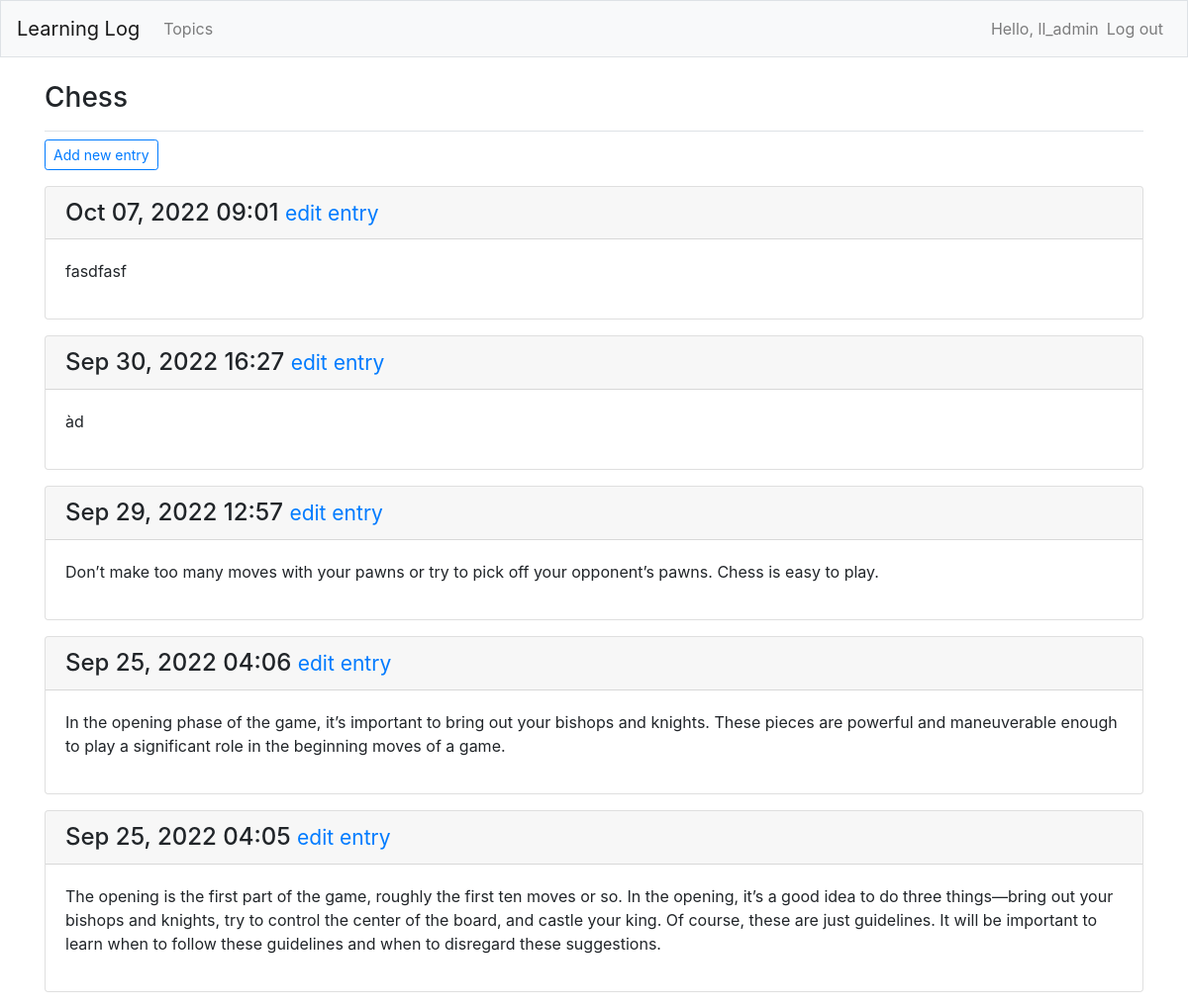
The app's page /topics/1/ (signed in), older data.
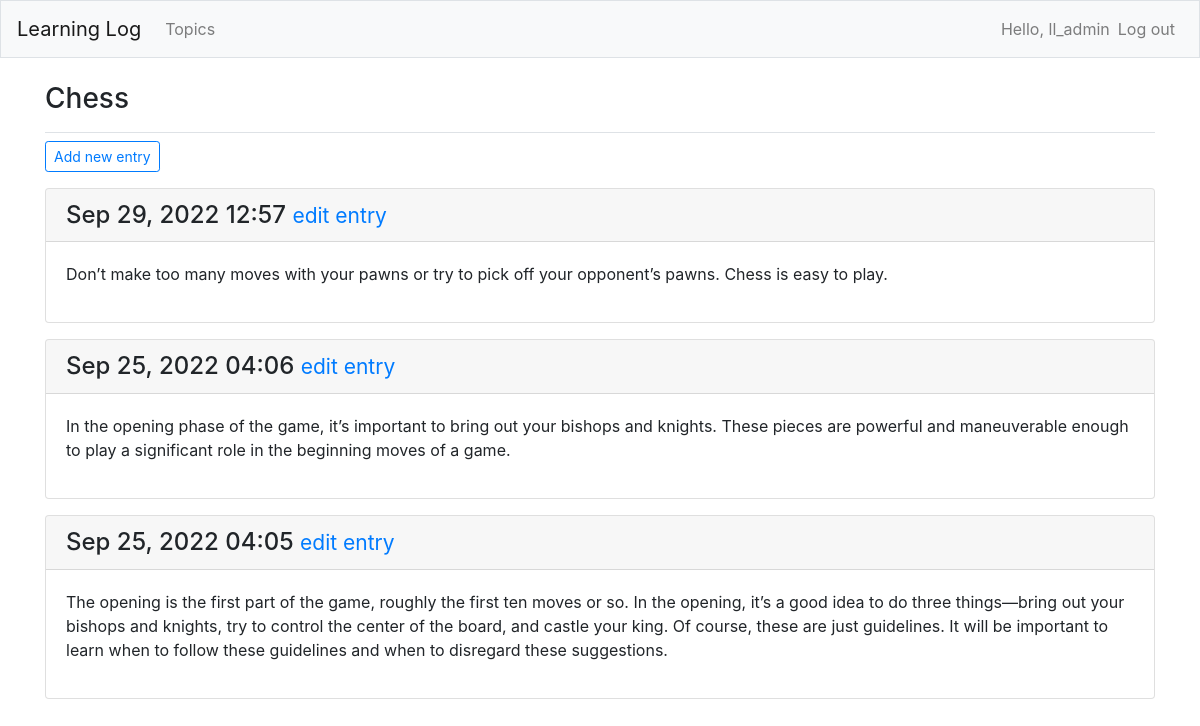
The same page, newer data.
### learning_logs/models.py (models this page shows, shortened)
class Entry(models.Model):
	topic = models.ForeignKey(Topic, on_delete = models.CASCADE)
	text = models.TextField()
	date_added = models.DateTimeField(auto_now_add = True)
	class Meta:
		verbose_name_plural = 'entries'

### learning_logs/views.py (the view)
# urls.py: path("topics/<int:topic_id>/", views.topic, name= "topic"),
@login_required
def topic(request, topic_id):
	topic = Topic.objects.get(id=topic_id)
	check_topic_owner(topic,request)
	entries = topic.entry_set.order_by("-date_added")
	context = {"topic":topic, "entries":entries}
	return render(request, "learning_logs/topic.html", context)

### learning_logs/models.py (called while the page is built)
	def __str__(self):
		return self.text

### learning_logs/views.py (called while the page is built)
def check_topic_owner(topic,request):
	if topic.owner != request.user:
		raise Http404

### learning_logs/templates/learning_logs/topic.html
{% extends "learning_logs/base.html" %}
{% block page_header %}
	<h3>{{ topic }}</h3>
{% endblock page_header %}
{% block content %}
<p>
	<a href="{% url 'learning_logs:new_entry' topic.id %}" class="btn btn-outline-primary btn-sm">Add new entry</a>
</p>
	{% for entry in entries %}
		<div class="card mb-3">
			<h4 class="card-header">
				{{ entry.date_added|date:'M d, Y H:i' }}
				<small><a href="{% url 'learning_logs:edit_entry' entry.id %}">edit entry</a></small>
			</h4>
			<div class="card-body">
				{{ entry.text|linebreaks }}
			</div>
		</div>
	{% empty %}
		<p>There are no entries for this topic yet.</p>
	{% endfor %}
{% endblock content %}

Row changes from the older to the newer data that the page shows:
removed Entry: date_added "Oct 07, 2022 09:01", text "fasdfasf"
removed Entry: date_added "Sep 30, 2022 16:27", text "àd"
